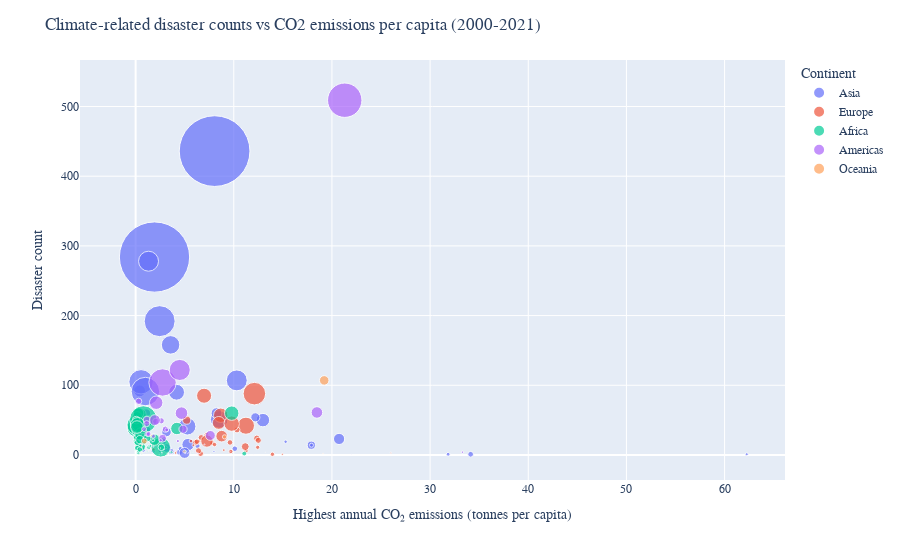

Write notebook code for a chart like this one.
### Markdown cell above
#### Bubble chart on merged data

### Code cell
import plotly.express as px

fig = px.scatter(
    merged_df_2, x="Highest annual CO₂ emissions (tonnes per capita)", y="Disaster count", 
    size="Population", color="Continent", hover_name="Country", size_max=50,
)
fig.update_layout(
    title_text="Climate-related disaster counts vs CO2 emissions per capita (2000-2021)",
    font_family="arial, sans-serif"
)
fig.show()

### Figure 1 — Plotly figure (JSON) as saved in the notebook; plotly's stock layout.template omitted (floating-point values rounded to 4 significant figures)
{"data": [{"hovertemplate": "<b>%{hovertext}</b><br><br>Continent=Asia<br>Highest annual CO₂ emissions (tonnes per capita)=%{x}<br>Disaster count=%{y}<br>Population=%{marker.size}<extra></extra>", "hovertext": ["Afghanistan", "Armenia", "Azerbaijan", "Bangladesh", "Bhutan", "Cambodia", "China", "Cyprus", "Georgia", "Hong Kong", "India", "Indonesia", "Iran (Islamic Republic of)", "Iraq", "Israel", "Japan", "Jordan", "Kazakhstan", "Kuwait", "Kyrgyzstan", "Lao People's Democratic Republic (the)", "Lebanon", "Macao", "Malaysia", "Maldives", "Mongolia", "Myanmar", "Nepal", "Korea (the Democratic People's Republic of)", "Oman", "Pakistan", "Palestine, State of", "Philippines (the)", "Qatar", "Saudi Arabia", "Korea (the Republic of)", "Sri Lanka", "Syrian Arab Republic", "Taiwan (Province of China)", "Tajikistan", "Thailand", "Timor-Leste", "Turkey", "United Arab Emirates (the)", "Uzbekistan", "Viet Nam", "Yemen"], "legendgroup": "Asia", "marker": {"color": "#636efa", "size": [40099460, 2790971, 10312992, 169356240, 777500, 16589031, 1425893504, 1244193, 3757984, 7494580, 1407563904, 273753184, 87923432, 43533592, 8900057, 124612528, 11148288, 19196468, 4250111, 6527742, 7425055, 5592626, 686616, 33573872, 521469, 3347782, 53798088, 30034988, 25971910, 4520474, 231402112, 5133393, 113880336, 2688239, 35950396, 51830136, 21773438, 21324366, 23859904, 9750078, 71601104, 1320944, 84775408, 9365149, 34081452, 97468024, 32981644], "sizemode": "area", "sizeref": 570400.0, "symbol": "circle"}, "mode": "markers", "name": "Asia", "orientation": "v", "showlegend": true, "type": "scatter", "x": [0.4047, 2.439, 4.463, 0.5538, 1.958, 1.147, 8.046, 7.98, 2.93, 6.304, 1.925, 2.446, 8.517, 5.343, 10.1, 10.3, 3.599, 17.9, 31.84, 1.784, 2.893, 4.566, 3.838, 8.244, 4.062, 15.28, 0.6755, 0.5203, 3.143, 17.92, 0.999, 0.7739, 1.316, 62.26, 20.73, 12.97, 1.075, 3.174, 12.2, 1.06, 4.173, 0.5574, 5.263, 34.13, 4.985, 3.56, 1.009], "xaxis": "x", "y": [92, 6, 4, 105, 4, 29, 436, 5, 18, 13, 284, 192, 51, 15, 9, 107, 5, 14, 1, 6, 23, 9, 2, 60, 3, 19, 33, 37, 33, 14, 91, 7, 278, 1, 23, 50, 60, 10, 54, 29, 90, 10, 41, 1, 3, 158, 35], "yaxis": "y"}, {"hovertemplate": "<b>%{hovertext}</b><br><br>Continent=Europe<br>Highest annual CO₂ emissions (tonnes per capita)=%{x}<br>Disaster count=%{y}<br>Population=%{marker.size}<extra></extra>", "hovertext": ["Albania", "Austria", "Belarus", "Belgium", "Bosnia and Herzegovina", "Bulgaria", "Croatia", "Czech Republic (the)", "Denmark", "Estonia", "Finland", "France", "Germany", "Greece", "Hungary", "Ireland", "Italy", "Latvia", "Lithuania", "Luxembourg", "Moldova (the Republic of)", "Montenegro", "Netherlands (the)", "Macedonia (the former Yugoslav Republic of)", "Norway", "Poland", "Portugal", "Romania", "Russian Federation (the)", "Serbia", "Slovakia", "Slovenia", "Spain", "Sweden", "Switzerland", "Ukraine", "United Kingdom of Great Britain and Northern Ireland (the)"], "legendgroup": "Europe", "marker": {"color": "#EF553B", "size": [2854710, 8922086, 9578172, 11611416, 3270948, 6885864, 4060139, 10510748, 5854246, 1328704, 5535982, 64531448, 83408560, 10445368, 9709784, 4986525, 59240336, 1873926, 2786652, 639330, 3061509, 627856, 17501696, 2103329, 5403021, 38307724, 10290109, 19328558, 145102752, 7296771, 5447621, 2119408, 47486932, 10467095, 8691409, 43531424, 67281040], "sizemode": "area", "sizeref": 570400.0, "symbol": "circle"}, "mode": "markers", "name": "Europe", "orientation": "v", "showlegend": true, "type": "scatter", "x": [2.08, 9.612, 6.617, 12.35, 6.492, 7.221, 5.644, 12.5, 11.24, 14.95, 13.94, 6.975, 11.24, 10.33, 6.104, 12.43, 8.668, 4.07, 4.981, 26.0, 1.83, 4.125, 11.17, 5.886, 9.696, 8.765, 6.677, 5.201, 12.1, 7.805, 8.039, 8.986, 8.471, 6.402, 6.24, 7.263, 9.781], "xaxis": "x", "y": [15, 18, 2, 24, 20, 29, 20, 21, 6, 1, 1, 85, 42, 36, 18, 11, 57, 3, 5, 3, 8, 5, 12, 14, 5, 27, 25, 50, 88, 17, 15, 7, 46, 6, 19, 20, 45], "yaxis": "y"}, {"hovertemplate": "<b>%{hovertext}</b><br><br>Continent=Africa<br>Highest annual CO₂ emissions (tonnes per capita)=%{x}<br>Disaster count=%{y}<br>Population=%{marker.size}<extra></extra>", "hovertext": ["Algeria", "Angola", "Benin", "Botswana", "Burkina Faso", "Burundi", "Cameroon", "Cabo Verde", "Central African Republic", "Chad", "Comoros (the)", "Congo (the)", "Côte d’Ivoire", "Congo (the Democratic Republic of the)", "Djibouti", "Egypt", "Eritrea", "Eswatini", "Ethiopia", "Gabon", "Gambia (the)", "Ghana", "Guinea", "Guinea-Bissau", "Kenya", "Lesotho", "Liberia", "Libya", "Madagascar", "Malawi", "Mali", "Mauritania", "Mauritius", "Morocco", "Mozambique", "Namibia", "Niger (the)", "Nigeria", "Réunion", "Rwanda", "Saint Helena, Ascension and Tristan da Cunha", "Sao Tome and Principe", "Senegal", "Seychelles", "Sierra Leone", "Somalia", "South Africa", "South Sudan", "Sudan (the)", "Tanzania, United Republic of", "Togo", "Tunisia", "Uganda", "Zambia", "Zimbabwe"], "legendgroup": "Africa", "marker": {"color": "#00cc96", "size": [44177964, 34503776, 12996901, 2588424, 22100690, 12551215, 27198632, 587936, 5457165, 17179744, 821632, 5835814, 27478250, 95894120, 1105562, 109262184, 3620324, 1192273, 120283024, 2341185, 2639922, 32833036, 13531909, 2060730, 53005616, 2281464, 5193422, 6735280, 28915652, 19889742, 21904990, 4614981, 1298922, 37076588, 32077074, 2530150, 25252722, 213401328, 966132, 13461891, 5428, 223118, 16876726, 106486, 8420642, 17065588, 59392256, 10748278, 45657204, 63588332, 8644829, 12262949, 45853780, 19473132, 15993525], "sizemode": "area", "sizeref": 570400.0, "symbol": "circle"}, "mode": "markers", "name": "Africa", "orientation": "v", "showlegend": true, "type": "scatter", "x": [4.203, 1.25, 0.6226, 3.061, 0.2578, 0.06046, 0.4281, 1.167, 0.06385, 0.1381, 0.3937, 1.321, 0.4949, 0.0609, 0.5729, 2.555, 0.2783, 1.252, 0.1603, 3.668, 0.2586, 0.6491, 0.3578, 0.1707, 0.3764, 1.505, 0.2877, 11.06, 0.1574, 0.08548, 0.1904, 0.8923, 3.503, 1.904, 0.3042, 1.783, 0.1159, 0.7831, 5.043, 0.1412, 2.679, 0.6241, 0.8057, 5.827, 0.1555, 0.06229, 9.789, 0.1709, 0.5551, 0.2179, 0.4283, 2.619, 0.14, 0.4215, 1.168], "xaxis": "x", "y": [38, 49, 12, 11, 21, 40, 16, 5, 22, 20, 6, 11, 12, 39, 8, 11, 3, 11, 43, 4, 17, 23, 15, 7, 58, 13, 6, 2, 55, 40, 27, 21, 4, 22, 60, 21, 34, 51, 5, 25, 1, 1, 20, 3, 10, 50, 60, 18, 30, 43, 8, 11, 40, 22, 24], "yaxis": "y"}, {"hovertemplate": "<b>%{hovertext}</b><br><br>Continent=Americas<br>Highest annual CO₂ emissions (tonnes per capita)=%{x}<br>Disaster count=%{y}<br>Population=%{marker.size}<extra></extra>", "hovertext": ["Anguilla", "Antigua and Barbuda", "Argentina", "Bahamas (the)", "Barbados", "Belize", "Bermuda", "Bolivia (Plurinational State of)", "Brazil", "Virgin Island (British)", "Canada", "Chile", "Colombia", "Costa Rica", "Cuba", "Dominica", "Dominican Republic (the)", "Ecuador", "El Salvador", "French Guiana", "Grenada", "Guadeloupe", "Guatemala", "Guyana", "Haiti", "Honduras", "Jamaica", "Martinique", "Mexico", "Nicaragua", "Panama", "Paraguay", "Peru", "Saint Kitts and Nevis", "Saint Lucia", "Saint Vincent and the Grenadines", "Sint Maarten (Dutch part)", "Suriname", "Trinidad and Tobago", "Turks and Caicos Islands (the)", "United States of America (the)", "Uruguay", "Venezuela (Bolivarian Republic of)"], "legendgroup": "Americas", "marker": {"color": "#ab63fa", "size": [15779, 93229, 45276788, 407920, 281204, 400037, 64213, 12079474, 214326224, 31145, 38155012, 19493184, 51516560, 5153959, 11256373, 72435, 11117873, 17797736, 6314165, 297462, 124624, 396057, 17608484, 804571, 11447575, 10278346, 2827701, 368799, 126705136, 6850546, 4351264, 6703802, 33715464, 47631, 179663, 104340, 44061, 612989, 1525671, 45141, 336997632, 3426265, 28199862], "sizemode": "area", "sizeref": 570400.0, "symbol": "circle"}, "mode": "markers", "name": "Americas", "orientation": "v", "showlegend": true, "type": "scatter", "x": [11.97, 5.437, 4.671, 7.011, 5.913, 1.817, 11.54, 2.053, 2.742, 7.633, 18.47, 4.83, 2.096, 1.793, 3.029, 2.663, 2.606, 2.74, 1.182, 3.481, 2.687, 6.402, 1.155, 4.003, 0.3061, 1.128, 4.304, 6.235, 4.495, 0.8622, 3.171, 1.32, 1.956, 5.296, 2.893, 2.535, 22.0, 5.065, 33.3, 9.616, 21.3, 2.549, 7.609], "xaxis": "x", "y": [1, 3, 60, 15, 6, 12, 1, 48, 104, 2, 61, 37, 75, 27, 37, 4, 49, 24, 30, 1, 3, 2, 50, 7, 77, 45, 20, 3, 122, 37, 36, 30, 50, 2, 8, 10, 1, 3, 4, 5, 509, 21, 28], "yaxis": "y"}, {"hovertemplate": "<b>%{hovertext}</b><br><br>Continent=Oceania<br>Highest annual CO₂ emissions (tonnes per capita)=%{x}<br>Disaster count=%{y}<br>Population=%{marker.size}<extra></extra>", "hovertext": ["Australia", "Cook Islands (the)", "Fiji", "French Polynesia", "Kiribati", "Marshall Islands (the)", "Micronesia (Federated States of)", "New Caledonia", "New Zealand", "Niue", "Palau", "Papua New Guinea", "Samoa", "Solomon Islands", "Tonga", "Tuvalu", "Vanuatu", "Wallis and Futuna"], "legendgroup": "Oceania", "marker": {"color": "#FFA15A", "size": [25921094, 17028, 924615, 304038, 128883, 42074, 113143, 287809, 5129730, 1957, 18050, 9949438, 218781, 707855, 106034, 11229, 319146, 11654], "sizemode": "area", "sizeref": 570400.0, "symbol": "circle"}, "mode": "markers", "name": "Oceania", "orientation": "v", "showlegend": true, "type": "scatter", "x": [19.21, 5.368, 1.59, 3.254, 0.6589, 3.778, 1.607, 19.1, 9.055, 6.092, 13.21, 0.8836, 1.344, 0.6417, 1.649, 1.141, 0.5916, 2.387], "xaxis": "x", "y": [107, 3, 28, 2, 3, 5, 8, 2, 26, 1, 4, 20, 6, 15, 10, 4, 11, 1], "yaxis": "y"}], "layout": {"font": {"family": "arial, sans-serif"}, "legend": {"itemsizing": "constant", "title": {"text": "Continent"}, "tracegroupgap": 0}, "margin": {"t": 60}, "title": {"text": "Climate-related disaster counts vs CO2 emissions per capita (2000-2021)"}, "xaxis": {"anchor": "y", "domain": [0, 1], "title": {"text": "Highest annual CO₂ emissions (tonnes per capita)"}}, "yaxis": {"anchor": "x", "domain": [0, 1], "title": {"text": "Disaster count"}}}}
